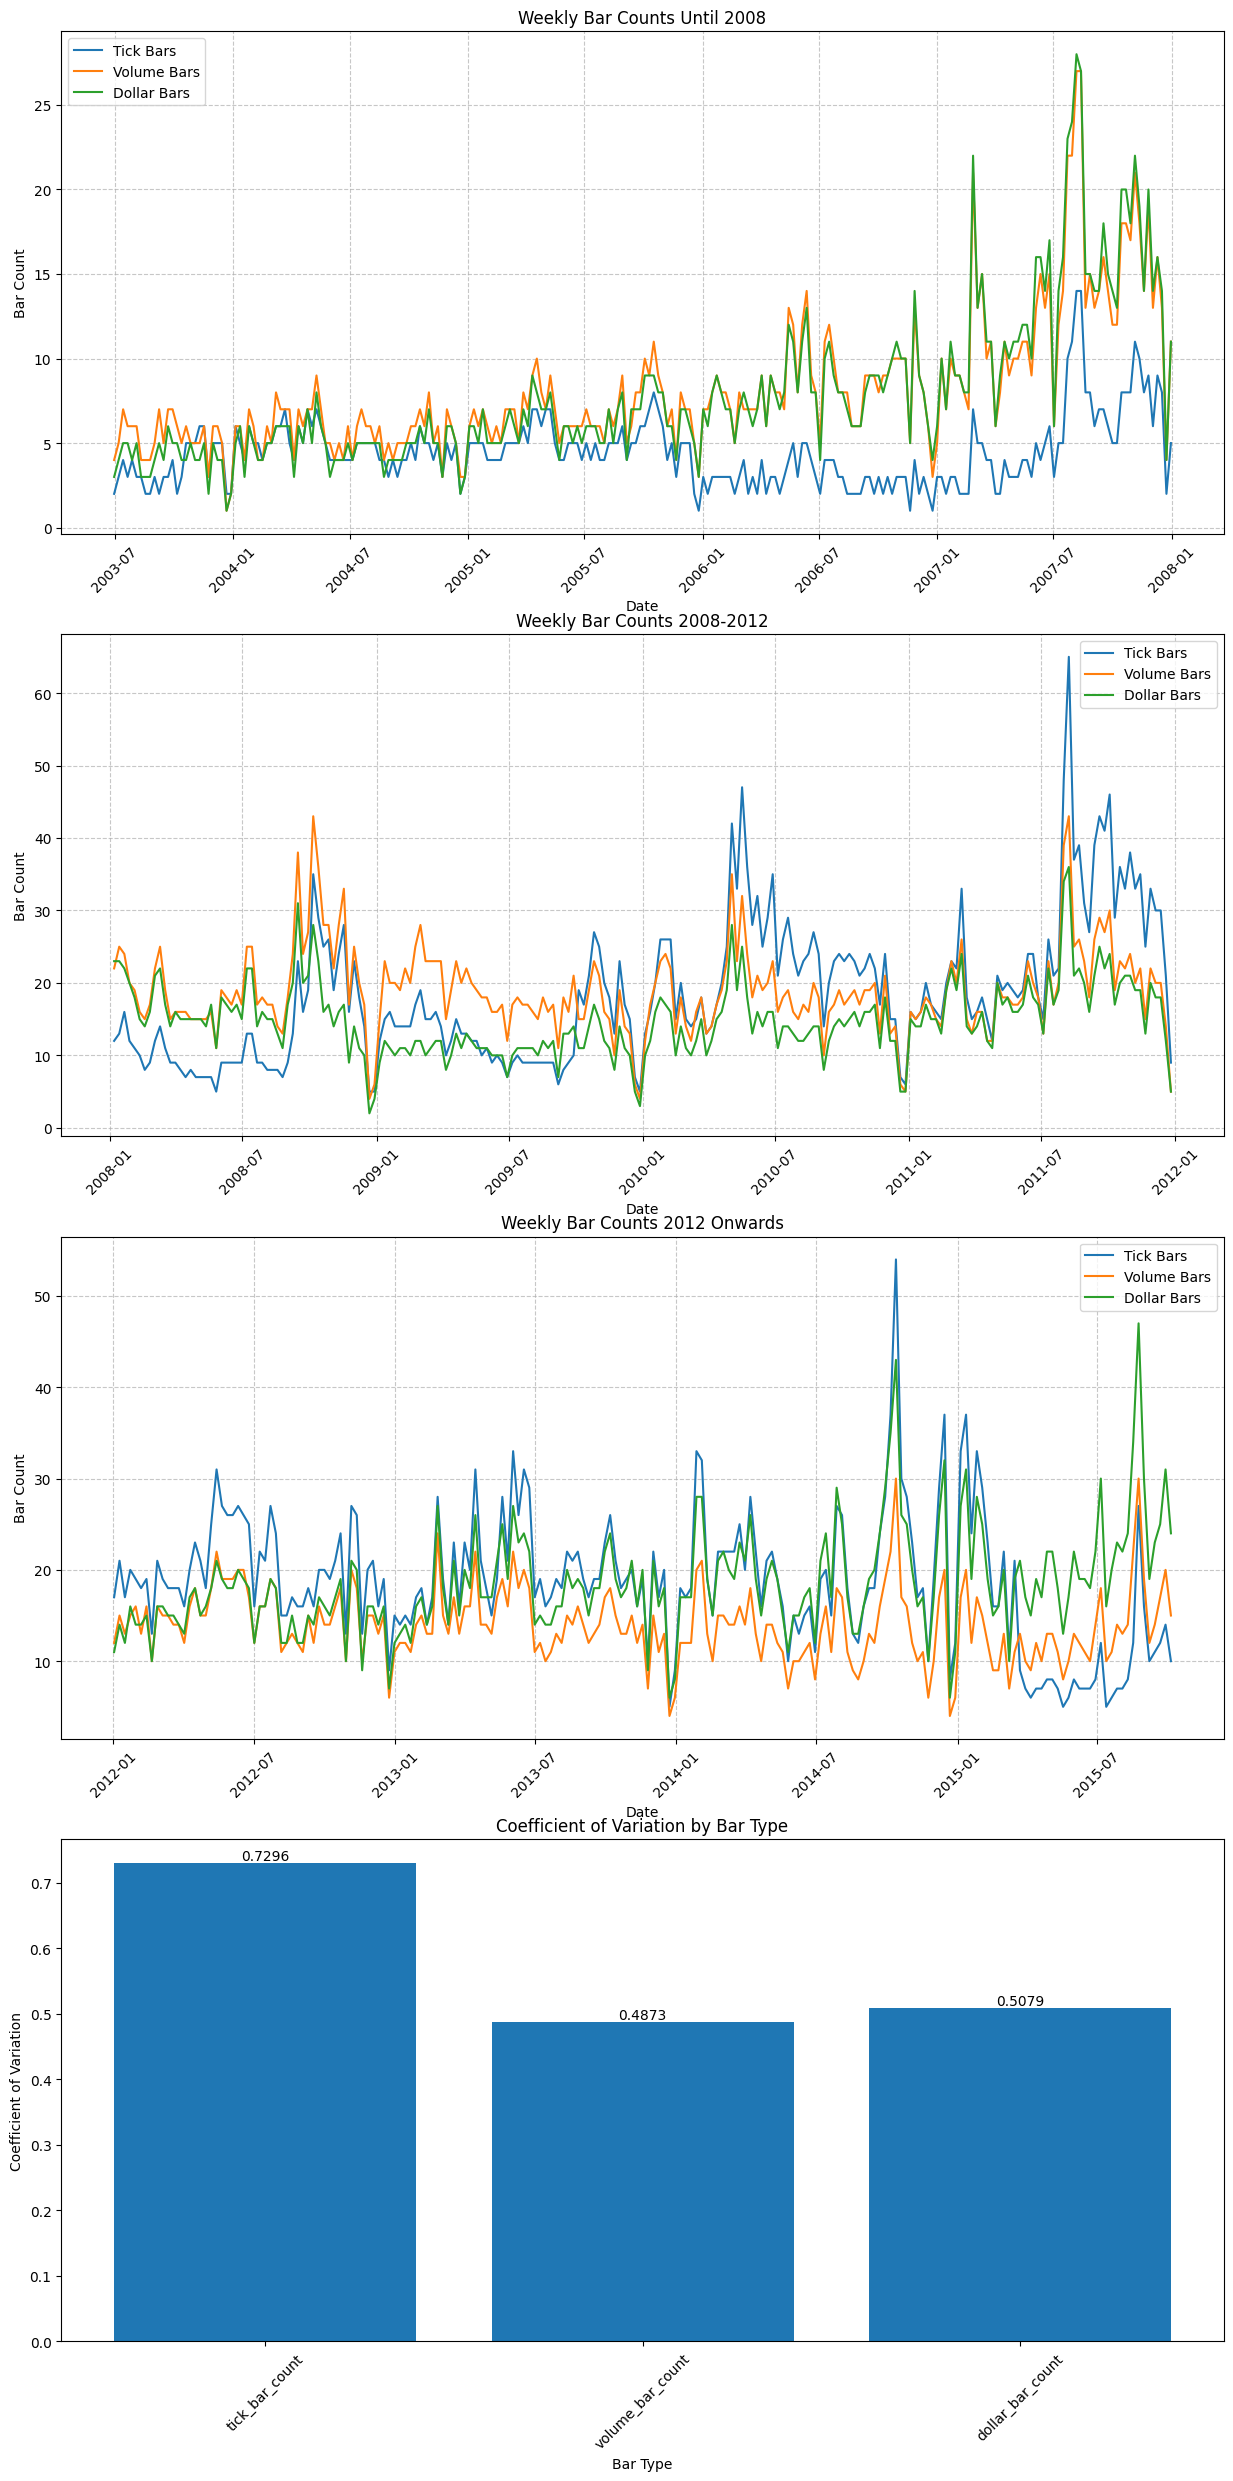

Write Python code to recreate this figure.
from pathlib import Path

import matplotlib.pyplot as plt
from snowflake.snowpark.functions import col

from analyses.snowflake_utils import get_snowflake_connection


def plot_weekly_bar_counts():
    """
    Plot the weekly bar counts for ES futures.
    """

    print("Plotting weekly bar counts for ES futures")

    # Connect to Snowflake
    session = get_snowflake_connection()

    # Create a table object for the weekly bar counts data
    weekly_bar_counts = session.table(
        "data_platform.fact.timeseries__es_equity_index_future__weekly_bar_counts"
    )

    # Select and order the data
    df = (
        weekly_bar_counts.select(
            col("WEEK_START"),
            col("TICK_BAR_COUNT"),
            col("VOLUME_BAR_COUNT"),
            col("DOLLAR_BAR_COUNT"),
        )
        .order_by("WEEK_START")
        .to_pandas()
    )

    # Rename all columns to lowercase
    df.columns = df.columns.str.lower()

    # Create the plot
    fig, (ax1, ax2, ax3, ax4) = plt.subplots(4, 1, figsize=(15, 30))

    # Function to plot data for a specific time range
    def plot_data(ax, start_date, end_date, title):
        mask = (df["week_start"] >= start_date) & (df["week_start"] < end_date)
        ax.plot(
            df.loc[mask, "week_start"], df.loc[mask, "tick_bar_count"], label="Tick Bars"
        )
        ax.plot(
            df.loc[mask, "week_start"],
            df.loc[mask, "volume_bar_count"],
            label="Volume Bars",
        )
        ax.plot(
            df.loc[mask, "week_start"],
            df.loc[mask, "dollar_bar_count"],
            label="Dollar Bars",
        )
        ax.set_title(title)
        ax.set_xlabel("Date")
        ax.set_ylabel("Bar Count")
        ax.legend()
        ax.grid(True, linestyle="--", alpha=0.7)
        ax.tick_params(axis="x", rotation=45)

    # Plot data for each time period
    plot_data(ax1, df["week_start"].min(), "2008-01-01", "Weekly Bar Counts Until 2008")
    plot_data(ax2, "2008-01-01", "2012-01-01", "Weekly Bar Counts 2008-2012")
    plot_data(
        ax3, "2012-01-01", df["week_start"].max(), "Weekly Bar Counts 2012 Onwards"
    )

    # Calculate the coefficient of variation for each bar type
    cv_data = {}
    for bar_type in ["tick_bar_count", "volume_bar_count", "dollar_bar_count"]:
        cv = df[bar_type].std() / df[bar_type].mean()
        cv_data[bar_type] = cv

    # Create a bar chart for coefficients of variation
    bar_types = list(cv_data.keys())
    cv_values = list(cv_data.values())
    ax4.bar(bar_types, cv_values)
    ax4.set_title("Coefficient of Variation by Bar Type")
    ax4.set_xlabel("Bar Type")
    ax4.set_ylabel("Coefficient of Variation")
    ax4.tick_params(axis="x", rotation=45)
    for i, v in enumerate(cv_values):
        ax4.text(i, v, f"{v:.4f}", ha="center", va="bottom")

    # Save the plot
    script_dir = Path(__file__).parent.resolve()
    plot_name = f"{Path(__file__).stem}.png"
    plot_path = script_dir / plot_name
    plt.savefig(plot_path, bbox_inches="tight")
    print(f"Plot saved as {plot_path}\n\n")

    session.close()


if __name__ == "__main__":
    plot_weekly_bar_counts()
